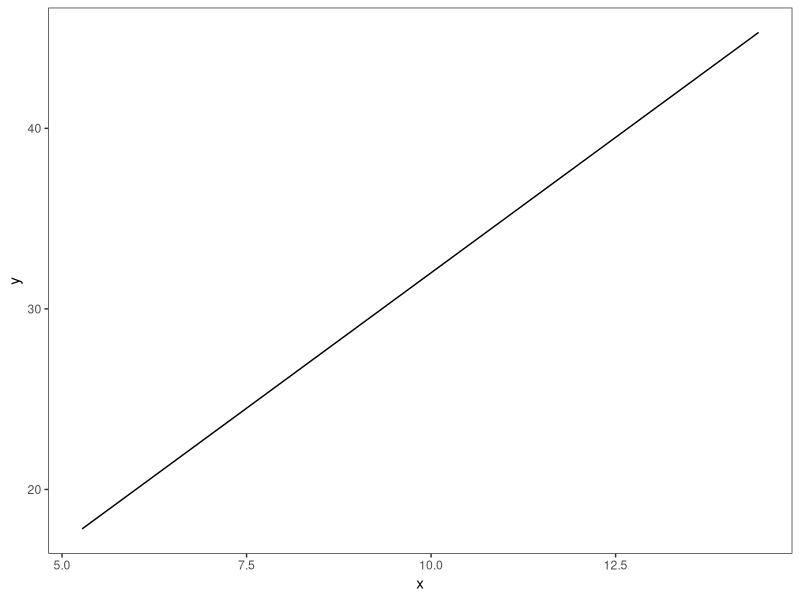

This chart was generated by the following R code:
## ---- chunk 1
knitr::opts_chunk$set(echo = FALSE,
                      warning = FALSE,
                      message = FALSE)
## ---- chunk 2
library(tidyverse)
theme_set(theme_bw() +
            theme(panel.grid = element_blank()))
## ---- chunk 3
x <- rnorm(n = 100, mean = 10, sd = 2)
y <- 2 + 3*x

d <- tibble(x = x, y = y)

d %>% 
  ggplot(aes(x = x, y = y)) +
  geom_line()
